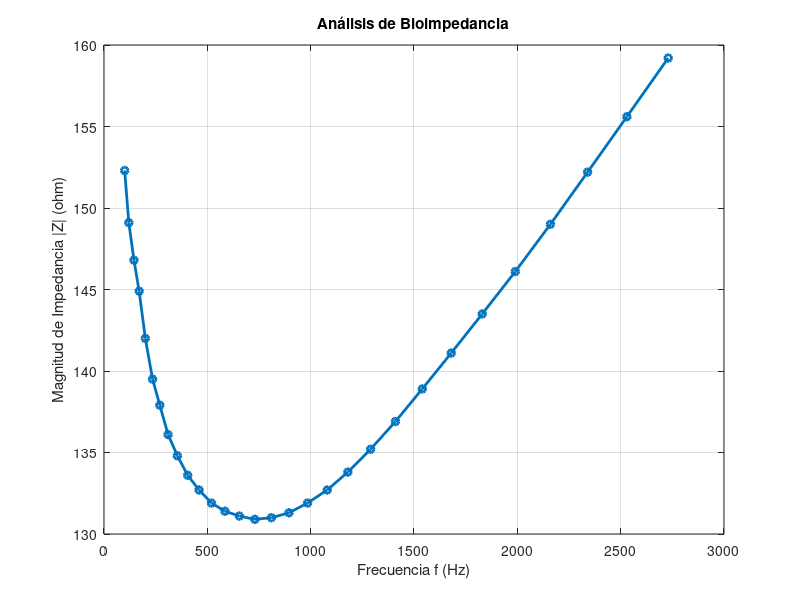

This figure's MATLAB source:

f = [100, 120, 145, 170, 200, 235, 270, 310, 355, 405, 460, 520, 585, 655, 730, 810, 895, 985, 1080, 1180, 1290, 1410, 1540, 1680, 1830, 1990, 2160, 2340, 2530, 2730];
Z = [152.3, 149.1, 146.8, 144.9, 142.0, 139.5, 137.9, 136.1, 134.8, 133.6, 132.7, 131.9, 131.4, 131.1, 130.9, 131.0, 131.3, 131.9, 132.7, 133.8, 135.2, 136.9, 138.9, 141.1, 143.5, 146.1, 149.0, 152.2, 155.6, 159.2];

plot(f, Z, '-o', 'LineWidth', 2, 'MarkerSize', 5);
grid on;
xlabel('Frecuencia f (Hz)');
ylabel('Magnitud de Impedancia |Z| (ohm)');
title('Análisis de Bioimpedancia');
